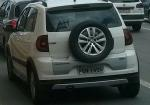
#> input picture Zoom in/Imagens/1.jpg, 150 x 105 px, found by its file name
$ python Zoom.py
#> lines starting #> are read from the running program, lines starting #| are printed output that depends on the picture
import cv2


def zoom_in(image_path, original_resolution):
#> called with image_path = 'Imagens/1.jpg', original_resolution = (704, 495)
    image = cv2.imread(image_path)
#> image is the input picture: shape (105, 150, 3); mean B, G, R 65.9, 68.8, 60
    zoomed_image = cv2.resize(image, original_resolution)
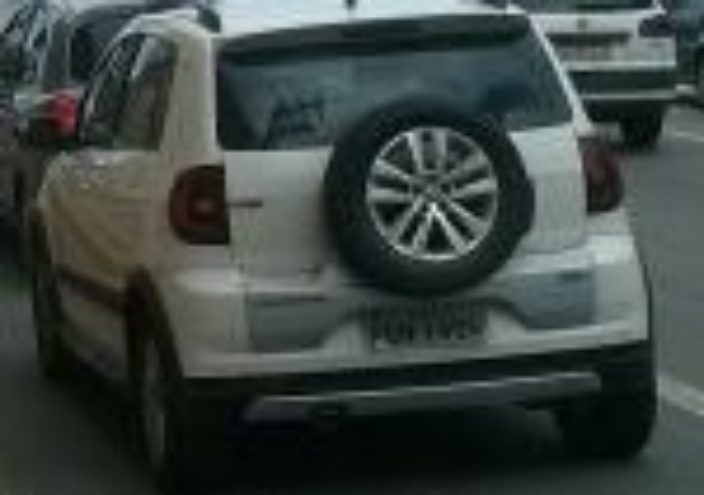
#> zoomed_image: shape (495, 704, 3); mean B, G, R 65.8, 68.7, 59.8
#> pass 3 of the loop `for relation in relations:`:
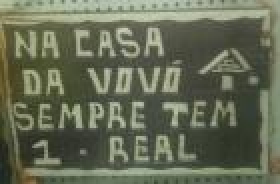
#> input picture Zoom in/Imagens/3.jpg, 140 x 92 px, found by its file name (shown 2 times larger)
#> in zoom_in, image is the input picture: shape (92, 140, 3); mean B, G, R 85.2, 106.9, 101.3
#> in zoom_in (call 3), `zoomed_image = cv2.resize(image, original_resolution)`:
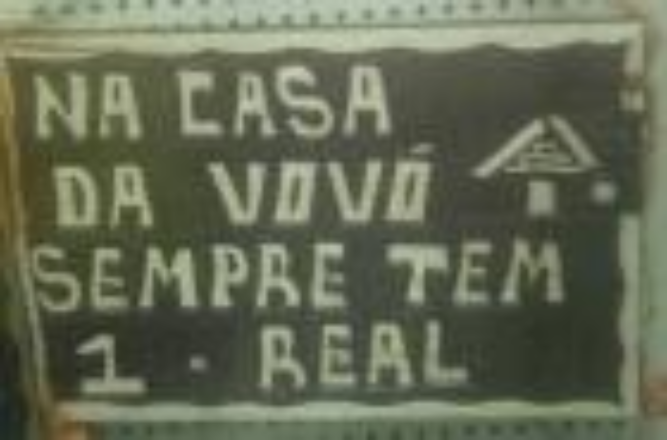
#> zoomed_image: shape (880, 1334, 3) (shown at 1/2 size); mean B, G, R 85.1, 106.8, 101.2
    return zoomed_image

def zoom_out(image_path, original_resolution):
    image = cv2.imread(image_path)
#> (the run stopped early here; a loop or call above may not have finished)
